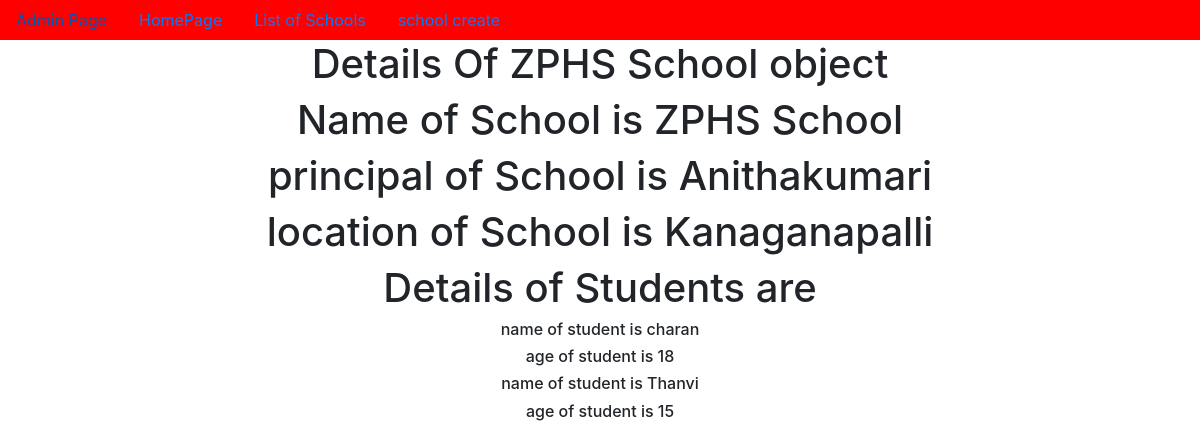
/1/, run on the app's committed database.
### app/models.py (models this page shows, shortened)
class School(models.Model):
    name=models.CharField(max_length=100)
    principal=models.CharField(max_length=100)
    location=models.CharField(max_length=100)

class Student(models.Model):
    school=models.ForeignKey(School,on_delete=models.CASCADE,related_name='students')
    sname=models.CharField(max_length=100)
    sage=models.IntegerField()

### app/views.py (the view)
# urls.py: re_path('(?P<pk>\d+)/',SchoolDetail.as_view(),name='detail'),
class SchoolDetail(DetailView):
    model=School
    context_object_name='sclobject'

### templates/app/school_detail.html (shortened to what this page needs)
{% extends 'app/dummy.html' %}
{% block body_block %}
<h1>Details Of {{sclobject.name}} object</h1>
<h1>Name of School is {{sclobject.name}}</h1>
<h1>principal of School is {{sclobject.principal}}</h1>
<h1>location of School is {{sclobject.location}}</h1>
<h1>Details of Students are </h1>
{% for i in sclobject.students.all %}
<h6>name of student is {{i.sname}}</h6>
<h6>age of student is {{i.sage}}</h6>
{% endfor %}
{% endblock %}

### data on the page
School: name "ZPHS School", principal "Anithakumari", location "Kanaganapalli"
Student: sname "charan", sage "18"
Student: sname "Thanvi", sage "15"
